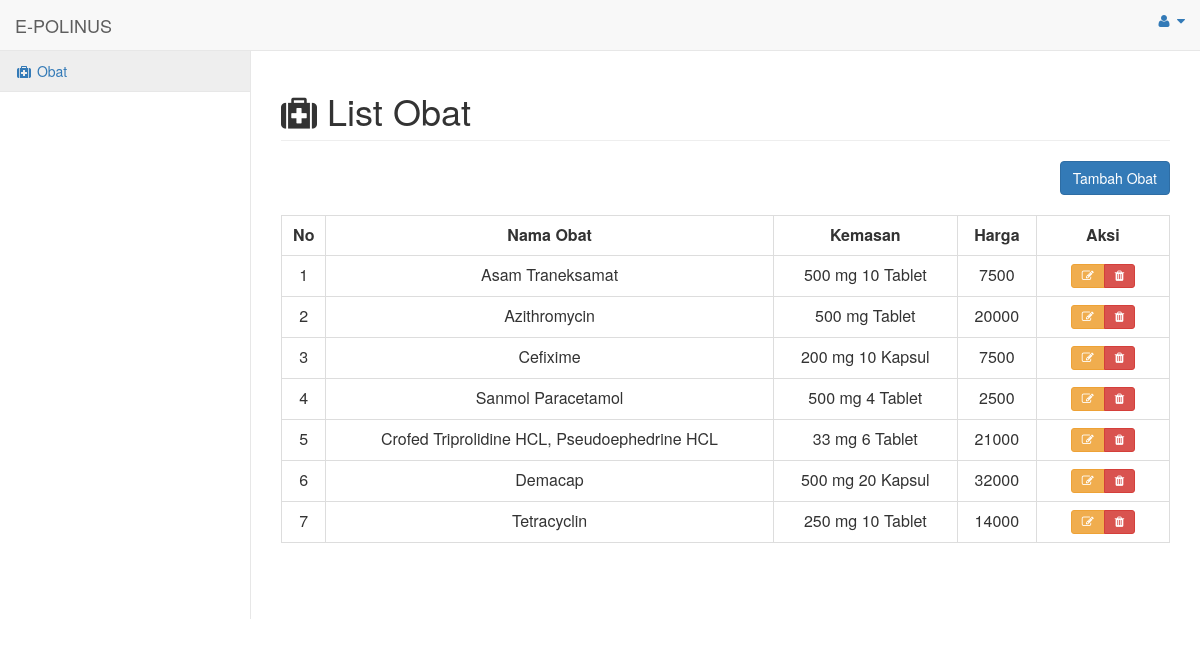
Before: /menu/menu_obat.php (signed in) with the older database file.
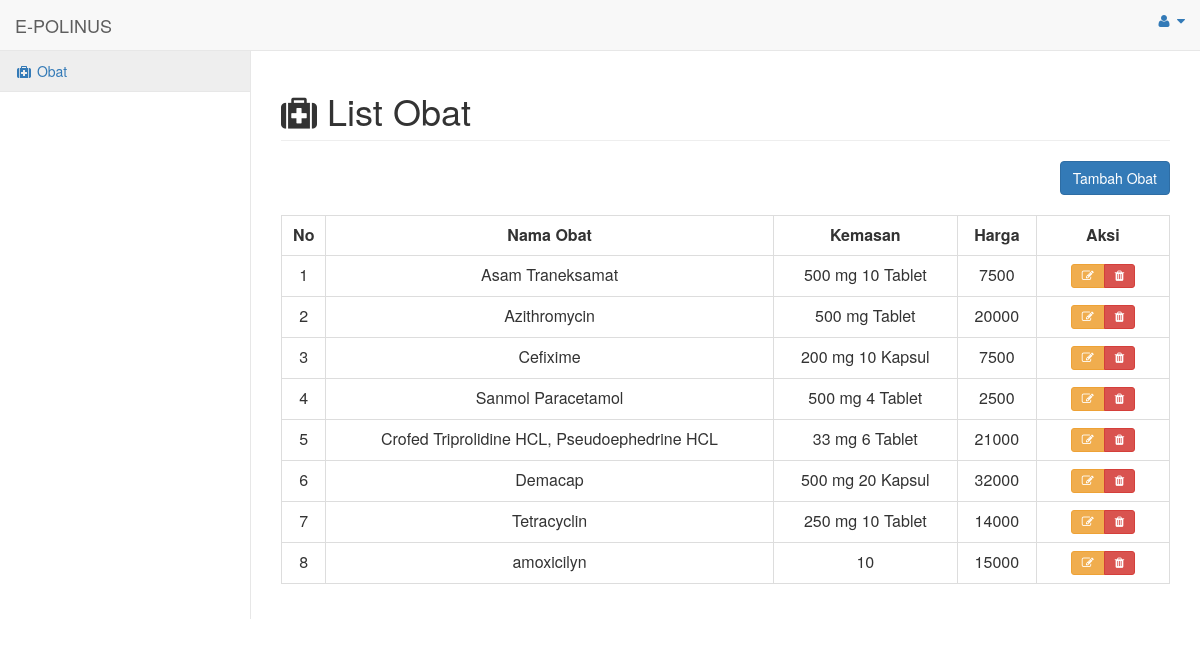
After: the same page with the newer database file.
### tables this page shows
CREATE TABLE `obat` (
  `id` int(11) UNSIGNED NOT NULL,
  `nama_obat` varchar(50) NOT NULL,
  `kemasan` varchar(35) NOT NULL,
  `harga` int(11) NOT NULL
);

### menu/menu_obat.php (the view, shortened to what this page needs)
<html>
<head>
    <link href="../vendor/bootstrap/css/bootstrap.min.css" rel="stylesheet">
    <link href="../vendor/metisMenu/metisMenu.min.css" rel="stylesheet">
    <link href="../dist/css/sb-admin-2.css" rel="stylesheet">
    <link href="../vendor/morrisjs/morris.css" rel="stylesheet">
    <link href="../vendor/font-awesome/css/font-awesome.min.css" rel="stylesheet" type="text/css">
    <link href="../vendor/datatables-plugins/dataTables.bootstrap.css" rel="stylesheet">
    <link href="../vendor/datatables-responsive/dataTables.responsive.css" rel="stylesheet">
    <link rel="stylesheet" href="https://maxcdn.bootstrapcdn.com/bootstrap/3.4.1/css/bootstrap.min.css">
</head>
<body>
<div id="wrapper">
        <nav class="navbar navbar-default navbar-static-top" role="navigation" style="margin-bottom: 0">
            <div class="navbar-header">
                <a class="navbar-brand" >E-POLINUS</a>
            </div>
            <ul class="nav navbar-top-links navbar-right">
                <li class="dropdown">
                    <a class="dropdown-toggle" data-toggle="dropdown" href="#">
                        <i class="fa fa-user fa-fw"></i> <i class="fa fa-caret-down"></i>
                    </a>
                </li>
            </ul>
            <div class="navbar-default sidebar" role="navigation">
                <div class="sidebar-nav navbar-collapse">
                    <ul class="nav" id="side-menu">
                        <li>
                            <a href="menu_obat.php"><i class="fa fa fa-medkit fa-fw"></i> Obat</a>
                        </li>
                    </ul>
                </div>
            </div>
        </nav>
<div id="page-wrapper">
            <div class="row">
                <div class="col-lg-12">
                    <h1 class="page-header"><i class="fa fa-medkit"></i> List Obat</h1>
                </div>
                <div class="col-lg-12">
                <div style='float: right;' >
                          <button type="button" class="btn btn-primary btn-icon-split" data-toggle="modal" data-target="#myModal">Tambah Obat</button>
	            </div>
	            </div>
            </div>
            <br>
            <div class="card-body">
                <div class="table-responsive">
                    <table class="table table-bordered" id="dataTable" width="100%" cellspacing="0">
                    <tr align="center" style="font-weight:bold">
                    <td width="5%">No</td>
                    <td>Nama Obat</td>
                    <td>Kemasan</td>
                    <td>Harga</td>
                    <td width="15%">Aksi</td>
                    </tr>
                    <?php
                        include '../koneksi.php';
                        $no = 1;
                        $query = "SELECT * FROM obat";
                        $result = mysqli_query($koneksi, $query);
                        while ($row = mysqli_fetch_array($result)) :
                            ?>
                                    <tr align="center">
                                    <td><?= $no++ ?></td>
                                    <td><?= $row['nama_obat'] ?></td>
                                    <td><?= $row['kemasan'] ?></td>
                                    <td><?= $row['harga'] ?></td>
                                    <td>
                                        <div class="btn-group" role="group">
                                        <a title="Edit Data" type="button" class="btn btn-sm btn-warning" data-toggle="modal" data-target="#modalEdit<?=$no?>"><i class="fa fa-edit"></i></a>
                                        <a title="Hapus Data" type="button" class="btn btn-sm btn-danger" data-toggle="modal" data-target="#modalHapus<?=$no?>" ><i class="fa fa-trash"></i></a>
                                        </div>
                                    </td>
                                    </tr>
                                    <?php endwhile; ?>
                    </table>
                </div>
            </div>
</div>
</div>
</body>
</html>

Changed rows visible on the page:
added obat: nama_obat "amoxicilyn", kemasan "10", harga "15000"
